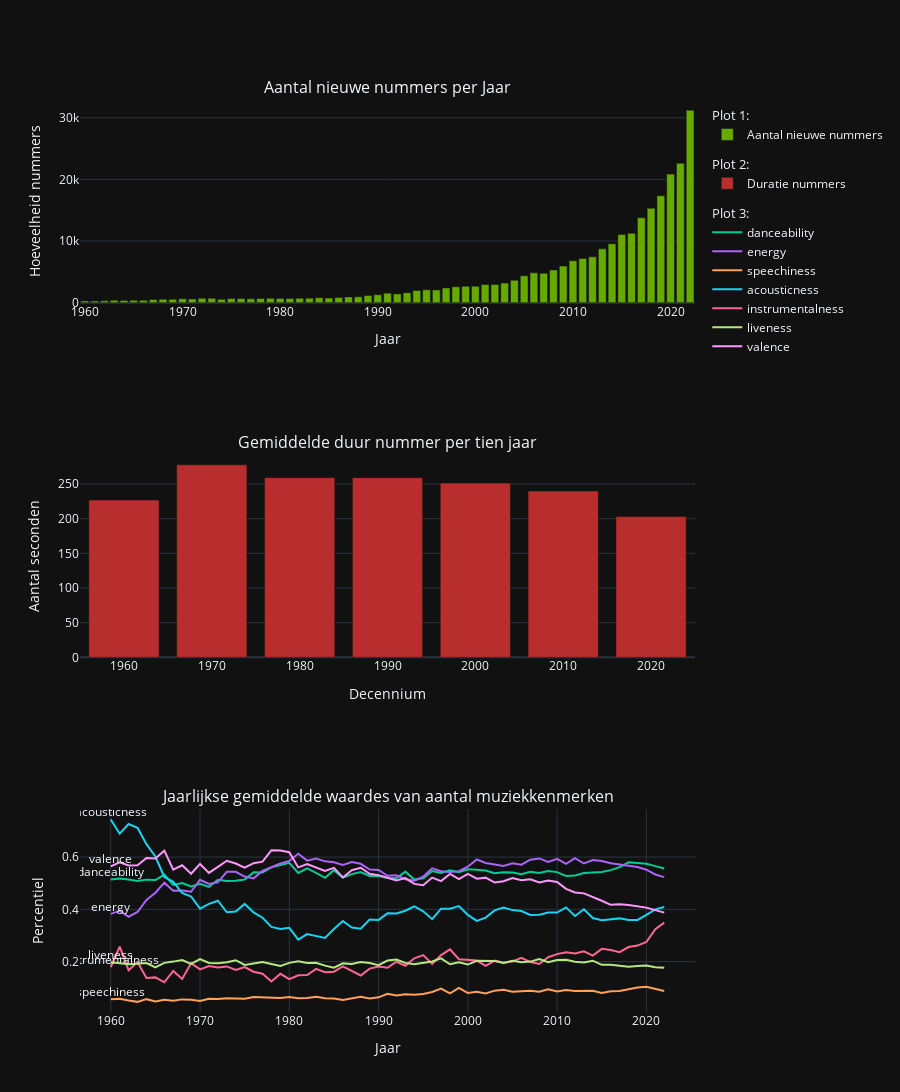

Notebook code for this chart:
### Code cell
# Groeperen op 'release_year' en het gemiddelde van 'duration_ms' per tien jaar berekenen
avg_duration_per_decade = main_dataset.groupby('release_decade')['duration_s'].mean().reset_index()

#Figuur 1 Aantal nieuwe nummers per jaar
fig_songs = go.Figure(data=go.Bar(x=main_dataset.groupby('year').count()['track_uri'].index,
                                  y=main_dataset.groupby('year').count()['track_uri'],
                                  legendgroup="group1",
                                  legendgrouptitle_text="Plot 1:",
                                  name = 'Aantal nieuwe nummers',
                                  marker_color=px.colors.qualitative.G10[7]))
fig_songs.update_layout(
    title='Aantal nieuwe nummers per jaar',
    xaxis=dict(title='Jaar'),
    yaxis=dict(title='Aantal nummers')
)
#Figuur 2 Gemiddelde muziekduur per Decennium
fig_duration = go.Figure(data=go.Bar(x=avg_duration_per_decade['release_decade'],
                                     y=avg_duration_per_decade['duration_s'],
                                     legendgroup="group2",
                                     legendgrouptitle_text="Plot 2:",
                                     name='Duratie nummers',
                                     marker_color=px.colors.qualitative.G10[8]))
fig_duration.update_layout(
    title='Gemiddelde duur nummer per tien jaar',
    xaxis=dict(title='Decennium'),
    yaxis=dict(title='Gemiddelde duur')
)

#Figuur 3 Muziekkenmerken
fig_stats = go.Figure()
for variable in ['danceability', 'energy', 'speechiness', 'acousticness', 'instrumentalness', 'liveness', 'valence']:
    fig_stats.add_trace(go.Scatter(x=main_dataset.groupby('year').mean(numeric_only=True)[variable].index,
                            y=main_dataset.groupby('year').mean(numeric_only=True)[variable],
                            mode="lines+text",
                            legendgroup="group3",
                            legendgrouptitle_text="Plot 3:",
                            name=variable,
                            text=[variable]))
fig_stats.update_traces(textposition='top center', marker=dict(color=px.colors.qualitative.T10))


#Figuren combineren tot één plot
fig_combined = sp.make_subplots(rows=3, cols=1, subplot_titles=['Aantal nieuwe nummers per Jaar', 'Gemiddelde duur nummer per tien jaar', 'Jaarlijkse gemiddelde waardes van aantal muziekkenmerken'])

#De traces bovenstaande traces toevoegen
fig_combined.add_trace(fig_songs.data[0], row=1, col=1)
fig_combined.add_trace(fig_duration.data[0], row=2, col=1)
for i in range(len(fig_stats.data)):
    fig_combined.add_trace(fig_stats.data[i], row=3, col=1)

#Update de x-assen van de subplots
fig_combined.update_xaxes(title_text="Jaar", row=1, col=1)
fig_combined.update_xaxes(title_text="Decennium", row=2, col=1)
fig_combined.update_xaxes(title_text="Jaar", row=3, col=1)

#Update de y-assen van de subplots
fig_combined.update_yaxes(title_text="Hoeveelheid nummers", row=1, col=1)
fig_combined.update_yaxes(title_text="Aantal seconden", row=2, col=1)
fig_combined.update_yaxes(title_text="Percentiel", row=3, col=1)

fig_combined.update_layout(height=1200, showlegend=True, legend={'groupclick':"toggleitem", 'itemdoubleclick':False})

fig_combined.show()

### Figure 1 — Plotly figure (JSON) as saved in the notebook; plotly's stock layout.template omitted (floating-point values rounded to 4 significant figures)
{"data": [{"legendgroup": "group1", "legendgrouptitle": {"text": "Plot 1:"}, "marker": {"color": "#66AA00"}, "name": "Aantal nieuwe nummers", "type": "bar", "x": [1960, 1961, 1962, 1963, 1964, 1965, 1966, 1967, 1968, 1969, 1970, 1971, 1972, 1973, 1974, 1975, 1976, 1977, 1978, 1979, 1980, 1981, 1982, 1983, 1984, 1985, 1986, 1987, 1988, 1989, 1990, 1991, 1992, 1993, 1994, 1995, 1996, 1997, 1998, 1999, 2000, 2001, 2002, 2003, 2004, 2005, 2006, 2007, 2008, 2009, 2010, 2011, 2012, 2013, 2014, 2015, 2016, 2017, 2018, 2019, 2020, 2021, 2022], "xaxis": "x", "y": [282, 260, 308, 383, 370, 381, 391, 517, 554, 564, 624, 604, 707, 717, 539, 669, 667, 619, 664, 705, 690, 685, 710, 724, 799, 746, 846, 937, 946, 1160, 1277, 1543, 1423, 1603, 1965, 2086, 2059, 2383, 2582, 2658, 2659, 2929, 2963, 3177, 3630, 4353, 4841, 4765, 5316, 5946, 6791, 7179, 7433, 8733, 9550, 11077, 11248, 13784, 15324, 17360, 20864, 22621, 31243], "yaxis": "y"}, {"legendgroup": "group2", "legendgrouptitle": {"text": "Plot 2:"}, "marker": {"color": "#B82E2E"}, "name": "Duratie nummers", "type": "bar", "x": [1960, 1970, 1980, 1990, 2000, 2010, 2020], "xaxis": "x2", "y": [226.8, 277.7, 259.2, 259.2, 251.3, 239.9, 203.1], "yaxis": "y2"}, {"legendgroup": "group3", "legendgrouptitle": {"text": "Plot 3:"}, "marker": {"color": ["#4C78A8", "#F58518", "#E45756", "#72B7B2", "#54A24B", "#EECA3B", "#B279A2", "#FF9DA6", "#9D755D", "#BAB0AC"]}, "mode": "lines+text", "name": "danceability", "text": ["danceability"], "textposition": "top center", "type": "scatter", "x": [1960, 1961, 1962, 1963, 1964, 1965, 1966, 1967, 1968, 1969, 1970, 1971, 1972, 1973, 1974, 1975, 1976, 1977, 1978, 1979, 1980, 1981, 1982, 1983, 1984, 1985, 1986, 1987, 1988, 1989, 1990, 1991, 1992, 1993, 1994, 1995, 1996, 1997, 1998, 1999, 2000, 2001, 2002, 2003, 2004, 2005, 2006, 2007, 2008, 2009, 2010, 2011, 2012, 2013, 2014, 2015, 2016, 2017, 2018, 2019, 2020, 2021, 2022], "xaxis": "x3", "y": [0.5145, 0.5181, 0.5138, 0.5085, 0.5137, 0.5122, 0.5332, 0.4931, 0.5007, 0.4878, 0.498, 0.4861, 0.513, 0.5087, 0.5098, 0.514, 0.5416, 0.5408, 0.5606, 0.5702, 0.578, 0.5394, 0.5567, 0.5398, 0.5204, 0.55, 0.5214, 0.5348, 0.5429, 0.5276, 0.5272, 0.5198, 0.5187, 0.5443, 0.5139, 0.5187, 0.5466, 0.5392, 0.5495, 0.5424, 0.5533, 0.5511, 0.5485, 0.5385, 0.5417, 0.5408, 0.5348, 0.5434, 0.5387, 0.5467, 0.5425, 0.5278, 0.5292, 0.5387, 0.5396, 0.5429, 0.55, 0.5618, 0.5798, 0.578, 0.5746, 0.5654, 0.5564], "yaxis": "y3"}, {"legendgroup": "group3", "legendgrouptitle": {"text": "Plot 3:"}, "marker": {"color": ["#4C78A8", "#F58518", "#E45756", "#72B7B2", "#54A24B", "#EECA3B", "#B279A2", "#FF9DA6", "#9D755D", "#BAB0AC"]}, "mode": "lines+text", "name": "energy", "text": ["energy"], "textposition": "top center", "type": "scatter", "x": [1960, 1961, 1962, 1963, 1964, 1965, 1966, 1967, 1968, 1969, 1970, 1971, 1972, 1973, 1974, 1975, 1976, 1977, 1978, 1979, 1980, 1981, 1982, 1983, 1984, 1985, 1986, 1987, 1988, 1989, 1990, 1991, 1992, 1993, 1994, 1995, 1996, 1997, 1998, 1999, 2000, 2001, 2002, 2003, 2004, 2005, 2006, 2007, 2008, 2009, 2010, 2011, 2012, 2013, 2014, 2015, 2016, 2017, 2018, 2019, 2020, 2021, 2022], "xaxis": "x3", "y": [0.3827, 0.3943, 0.3718, 0.3899, 0.436, 0.4635, 0.5022, 0.4713, 0.4723, 0.4673, 0.5132, 0.4973, 0.5036, 0.5435, 0.5436, 0.5254, 0.5186, 0.5469, 0.5613, 0.5758, 0.5853, 0.613, 0.5865, 0.5943, 0.5837, 0.5799, 0.5701, 0.5812, 0.5742, 0.5521, 0.551, 0.5285, 0.5305, 0.5152, 0.5096, 0.5254, 0.5567, 0.5458, 0.5429, 0.5458, 0.5632, 0.5907, 0.5776, 0.5704, 0.5656, 0.5765, 0.5707, 0.5898, 0.5949, 0.5817, 0.593, 0.5742, 0.596, 0.5754, 0.5884, 0.585, 0.5765, 0.5713, 0.5678, 0.5621, 0.5518, 0.5333, 0.5233], "yaxis": "y3"}, {"legendgroup": "group3", "legendgrouptitle": {"text": "Plot 3:"}, "marker": {"color": ["#4C78A8", "#F58518", "#E45756", "#72B7B2", "#54A24B", "#EECA3B", "#B279A2", "#FF9DA6", "#9D755D", "#BAB0AC"]}, "mode": "lines+text", "name": "speechiness", "text": ["speechiness"], "textposition": "top center", "type": "scatter", "x": [1960, 1961, 1962, 1963, 1964, 1965, 1966, 1967, 1968, 1969, 1970, 1971, 1972, 1973, 1974, 1975, 1976, 1977, 1978, 1979, 1980, 1981, 1982, 1983, 1984, 1985, 1986, 1987, 1988, 1989, 1990, 1991, 1992, 1993, 1994, 1995, 1996, 1997, 1998, 1999, 2000, 2001, 2002, 2003, 2004, 2005, 2006, 2007, 2008, 2009, 2010, 2011, 2012, 2013, 2014, 2015, 2016, 2017, 2018, 2019, 2020, 2021, 2022], "xaxis": "x3", "y": [0.05599, 0.05764, 0.05111, 0.04614, 0.05649, 0.04741, 0.05388, 0.05006, 0.05563, 0.05464, 0.04933, 0.05766, 0.05685, 0.06038, 0.05914, 0.05847, 0.06481, 0.06374, 0.06264, 0.06125, 0.06496, 0.06034, 0.06136, 0.06563, 0.05975, 0.05908, 0.05332, 0.05805, 0.06534, 0.05952, 0.06345, 0.0772, 0.07048, 0.0755, 0.07382, 0.07632, 0.08399, 0.09659, 0.07827, 0.09988, 0.07994, 0.08459, 0.07858, 0.089, 0.09247, 0.08485, 0.08774, 0.08907, 0.08465, 0.09393, 0.08598, 0.09123, 0.08793, 0.08851, 0.08848, 0.08005, 0.08683, 0.08756, 0.09408, 0.1009, 0.104, 0.0961, 0.0879], "yaxis": "y3"}, {"legendgroup": "group3", "legendgrouptitle": {"text": "Plot 3:"}, "marker": {"color": ["#4C78A8", "#F58518", "#E45756", "#72B7B2", "#54A24B", "#EECA3B", "#B279A2", "#FF9DA6", "#9D755D", "#BAB0AC"]}, "mode": "lines+text", "name": "acousticness", "text": ["acousticness"], "textposition": "top center", "type": "scatter", "x": [1960, 1961, 1962, 1963, 1964, 1965, 1966, 1967, 1968, 1969, 1970, 1971, 1972, 1973, 1974, 1975, 1976, 1977, 1978, 1979, 1980, 1981, 1982, 1983, 1984, 1985, 1986, 1987, 1988, 1989, 1990, 1991, 1992, 1993, 1994, 1995, 1996, 1997, 1998, 1999, 2000, 2001, 2002, 2003, 2004, 2005, 2006, 2007, 2008, 2009, 2010, 2011, 2012, 2013, 2014, 2015, 2016, 2017, 2018, 2019, 2020, 2021, 2022], "xaxis": "x3", "y": [0.7439, 0.6895, 0.7266, 0.7123, 0.6492, 0.6023, 0.5239, 0.5054, 0.4624, 0.4493, 0.4027, 0.4212, 0.433, 0.3889, 0.3918, 0.4208, 0.3884, 0.3678, 0.3331, 0.3251, 0.3293, 0.284, 0.3055, 0.2976, 0.2909, 0.3248, 0.3556, 0.3307, 0.3262, 0.361, 0.3596, 0.3848, 0.3843, 0.3949, 0.4115, 0.3924, 0.3625, 0.4028, 0.4024, 0.4125, 0.379, 0.3561, 0.3685, 0.3962, 0.4071, 0.3971, 0.3936, 0.3786, 0.3792, 0.3878, 0.3879, 0.4075, 0.3745, 0.4004, 0.3668, 0.358, 0.3611, 0.3655, 0.3592, 0.3598, 0.3786, 0.4, 0.4092], "yaxis": "y3"}, {"legendgroup": "group3", "legendgrouptitle": {"text": "Plot 3:"}, "marker": {"color": ["#4C78A8", "#F58518", "#E45756", "#72B7B2", "#54A24B", "#EECA3B", "#B279A2", "#FF9DA6", "#9D755D", "#BAB0AC"]}, "mode": "lines+text", "name": "instrumentalness", "text": ["instrumentalness"], "textposition": "top center", "type": "scatter", "x": [1960, 1961, 1962, 1963, 1964, 1965, 1966, 1967, 1968, 1969, 1970, 1971, 1972, 1973, 1974, 1975, 1976, 1977, 1978, 1979, 1980, 1981, 1982, 1983, 1984, 1985, 1986, 1987, 1988, 1989, 1990, 1991, 1992, 1993, 1994, 1995, 1996, 1997, 1998, 1999, 2000, 2001, 2002, 2003, 2004, 2005, 2006, 2007, 2008, 2009, 2010, 2011, 2012, 2013, 2014, 2015, 2016, 2017, 2018, 2019, 2020, 2021, 2022], "xaxis": "x3", "y": [0.1791, 0.2576, 0.167, 0.1982, 0.1373, 0.1398, 0.1209, 0.1645, 0.1341, 0.1943, 0.1704, 0.1835, 0.1775, 0.1818, 0.168, 0.1794, 0.1614, 0.1536, 0.1239, 0.1535, 0.1328, 0.1479, 0.1487, 0.1726, 0.1594, 0.1616, 0.182, 0.1636, 0.147, 0.1732, 0.1812, 0.1766, 0.1996, 0.1843, 0.2128, 0.225, 0.1913, 0.225, 0.2472, 0.2091, 0.2079, 0.2041, 0.1837, 0.204, 0.1956, 0.2006, 0.2149, 0.1984, 0.191, 0.2169, 0.2289, 0.2362, 0.2312, 0.2395, 0.2231, 0.2488, 0.2448, 0.2364, 0.2557, 0.2615, 0.275, 0.3245, 0.3493], "yaxis": "y3"}, {"legendgroup": "group3", "legendgrouptitle": {"text": "Plot 3:"}, "marker": {"color": ["#4C78A8", "#F58518", "#E45756", "#72B7B2", "#54A24B", "#EECA3B", "#B279A2", "#FF9DA6", "#9D755D", "#BAB0AC"]}, "mode": "lines+text", "name": "liveness", "text": ["liveness"], "textposition": "top center", "type": "scatter", "x": [1960, 1961, 1962, 1963, 1964, 1965, 1966, 1967, 1968, 1969, 1970, 1971, 1972, 1973, 1974, 1975, 1976, 1977, 1978, 1979, 1980, 1981, 1982, 1983, 1984, 1985, 1986, 1987, 1988, 1989, 1990, 1991, 1992, 1993, 1994, 1995, 1996, 1997, 1998, 1999, 2000, 2001, 2002, 2003, 2004, 2005, 2006, 2007, 2008, 2009, 2010, 2011, 2012, 2013, 2014, 2015, 2016, 2017, 2018, 2019, 2020, 2021, 2022], "xaxis": "x3", "y": [0.1977, 0.1944, 0.1897, 0.1923, 0.1948, 0.1781, 0.1953, 0.2001, 0.206, 0.1914, 0.2094, 0.1948, 0.1938, 0.1974, 0.2056, 0.1871, 0.1933, 0.1982, 0.1913, 0.1836, 0.1953, 0.2015, 0.1947, 0.1954, 0.1848, 0.1768, 0.1933, 0.1915, 0.1982, 0.195, 0.1868, 0.2041, 0.2078, 0.1953, 0.1896, 0.1953, 0.2005, 0.2124, 0.19, 0.1972, 0.1888, 0.2034, 0.202, 0.2024, 0.1952, 0.2036, 0.1981, 0.2002, 0.2097, 0.1977, 0.2063, 0.2076, 0.2, 0.1968, 0.2037, 0.188, 0.1885, 0.184, 0.1809, 0.1835, 0.1853, 0.1787, 0.1769], "yaxis": "y3"}, {"legendgroup": "group3", "legendgrouptitle": {"text": "Plot 3:"}, "marker": {"color": ["#4C78A8", "#F58518", "#E45756", "#72B7B2", "#54A24B", "#EECA3B", "#B279A2", "#FF9DA6", "#9D755D", "#BAB0AC"]}, "mode": "lines+text", "name": "valence", "text": ["valence"], "textposition": "top center", "type": "scatter", "x": [1960, 1961, 1962, 1963, 1964, 1965, 1966, 1967, 1968, 1969, 1970, 1971, 1972, 1973, 1974, 1975, 1976, 1977, 1978, 1979, 1980, 1981, 1982, 1983, 1984, 1985, 1986, 1987, 1988, 1989, 1990, 1991, 1992, 1993, 1994, 1995, 1996, 1997, 1998, 1999, 2000, 2001, 2002, 2003, 2004, 2005, 2006, 2007, 2008, 2009, 2010, 2011, 2012, 2013, 2014, 2015, 2016, 2017, 2018, 2019, 2020, 2021, 2022], "xaxis": "x3", "y": [0.5642, 0.5798, 0.5682, 0.5684, 0.5966, 0.5944, 0.6245, 0.5522, 0.5686, 0.5361, 0.5738, 0.5395, 0.5628, 0.5859, 0.5755, 0.5596, 0.5766, 0.5826, 0.6263, 0.625, 0.6187, 0.5606, 0.5733, 0.5605, 0.5466, 0.5587, 0.5219, 0.5498, 0.5592, 0.5364, 0.5309, 0.5211, 0.5102, 0.5196, 0.4973, 0.4922, 0.5216, 0.5082, 0.5357, 0.5161, 0.5356, 0.5171, 0.5213, 0.5025, 0.5075, 0.5197, 0.5112, 0.515, 0.5029, 0.5103, 0.5048, 0.4782, 0.4646, 0.4612, 0.4481, 0.433, 0.4173, 0.4195, 0.4163, 0.4115, 0.4066, 0.3971, 0.3874], "yaxis": "y3"}], "layout": {"annotations": [{"font": {"size": 16}, "showarrow": false, "text": "Aantal nieuwe nummers per Jaar", "x": 0.5, "xanchor": "center", "xref": "paper", "y": 1, "yanchor": "bottom", "yref": "paper"}, {"font": {"size": 16}, "showarrow": false, "text": "Gemiddelde duur nummer per tien jaar", "x": 0.5, "xanchor": "center", "xref": "paper", "y": 0.6111, "yanchor": "bottom", "yref": "paper"}, {"font": {"size": 16}, "showarrow": false, "text": "Jaarlijkse gemiddelde waardes van aantal muziekkenmerken", "x": 0.5, "xanchor": "center", "xref": "paper", "y": 0.2222, "yanchor": "bottom", "yref": "paper"}], "height": 1200, "legend": {"groupclick": "toggleitem", "itemdoubleclick": false}, "showlegend": true, "xaxis": {"anchor": "y", "domain": [0, 1], "title": {"text": "Jaar"}}, "xaxis2": {"anchor": "y2", "domain": [0, 1], "title": {"text": "Decennium"}}, "xaxis3": {"anchor": "y3", "domain": [0, 1], "title": {"text": "Jaar"}}, "yaxis": {"anchor": "x", "domain": [0.7778, 1], "title": {"text": "Hoeveelheid nummers"}}, "yaxis2": {"anchor": "x2", "domain": [0.3889, 0.6111], "title": {"text": "Aantal seconden"}}, "yaxis3": {"anchor": "x3", "domain": [0, 0.2222], "title": {"text": "Percentiel"}}}}
